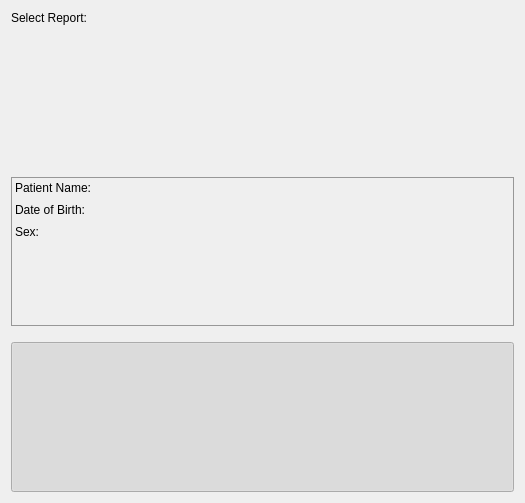
<?xml version="1.0" encoding="UTF-8"?>
<ui version="4.0">
 <class>qSlicerLongPETCTReportSelectionWidget</class>
 <widget class="QWidget" name="qSlicerLongPETCTReportSelectionWidget">
  <property name="geometry">
   <rect>
    <x>0</x>
    <y>0</y>
    <width>525</width>
    <height>503</height>
   </rect>
  </property>
  <property name="windowTitle">
   <string>Form</string>
  </property>
  <layout class="QVBoxLayout" name="verticalLayout">
   <property name="spacing">
    <number>16</number>
   </property>
   <item>
    <layout class="QFormLayout" name="formLayout">
     <property name="horizontalSpacing">
      <number>12</number>
     </property>
     <item row="0" column="0">
      <widget class="QLabel" name="LabelSelectReport">
       <property name="text">
        <string>Select Report:</string>
       </property>
      </widget>
     </item>
     <item row="0" column="1">
      <widget class="qMRMLNodeComboBox" name="MRMLNodeComboBoxReport" native="true"/>
     </item>
    </layout>
   </item>
   <item>
    <widget class="QWidget" name="WidgetInformations" native="true">
     <property name="styleSheet">
      <string notr="true">border: 1px solid #979797;</string>
     </property>
     <layout class="QFormLayout" name="formLayout_2">
      <property name="fieldGrowthPolicy">
       <enum>QFormLayout::FieldsStayAtSizeHint</enum>
      </property>
      <property name="horizontalSpacing">
       <number>12</number>
      </property>
      <property name="verticalSpacing">
       <number>8</number>
      </property>
      <property name="margin">
       <number>4</number>
      </property>
      <item row="0" column="0">
       <widget class="QLabel" name="LabelName">
        <property name="styleSheet">
         <string notr="true">border: none</string>
        </property>
        <property name="text">
         <string>Patient Name:</string>
        </property>
        <property name="alignment">
         <set>Qt::AlignRight|Qt::AlignTrailing|Qt::AlignVCenter</set>
        </property>
       </widget>
      </item>
      <item row="0" column="1">
       <widget class="QLabel" name="LabelNameInfo">
        <property name="styleSheet">
         <string notr="true">border: none</string>
        </property>
        <property name="text">
         <string/>
        </property>
       </widget>
      </item>
      <item row="1" column="0">
       <widget class="QLabel" name="LabelDoB">
        <property name="styleSheet">
         <string notr="true">border: none</string>
        </property>
        <property name="text">
         <string>Date of Birth:</string>
        </property>
        <property name="alignment">
         <set>Qt::AlignRight|Qt::AlignTrailing|Qt::AlignVCenter</set>
        </property>
       </widget>
      </item>
      <item row="1" column="1">
       <widget class="QLabel" name="LabelDoBInfo">
        <property name="styleSheet">
         <string notr="true">border: none</string>
        </property>
        <property name="text">
         <string/>
        </property>
       </widget>
      </item>
      <item row="2" column="0">
       <widget class="QLabel" name="LabelSex">
        <property name="styleSheet">
         <string notr="true">border: none</string>
        </property>
        <property name="text">
         <string>Sex:</string>
        </property>
        <property name="alignment">
         <set>Qt::AlignRight|Qt::AlignTrailing|Qt::AlignVCenter</set>
        </property>
       </widget>
      </item>
      <item row="2" column="1">
       <widget class="QLabel" name="LabelSexInfo">
        <property name="styleSheet">
         <string notr="true">border: none</string>
        </property>
        <property name="text">
         <string/>
        </property>
       </widget>
      </item>
     </layout>
    </widget>
   </item>
   <item>
    <widget class="ctkExpandButton" name="ExpandButton">
     <property name="sizePolicy">
      <sizepolicy hsizetype="Expanding" vsizetype="Preferred">
       <horstretch>0</horstretch>
       <verstretch>0</verstretch>
      </sizepolicy>
     </property>
     <property name="minimumSize">
      <size>
       <width>0</width>
       <height>16</height>
      </size>
     </property>
     <property name="checkable">
      <bool>true</bool>
     </property>
     <property name="checked">
      <bool>true</bool>
     </property>
     <property name="mirrorOnExpand" stdset="0">
      <bool>true</bool>
     </property>
    </widget>
   </item>
  </layout>
 </widget>
 <customwidgets>
  <customwidget>
   <class>qMRMLNodeComboBox</class>
   <extends>QWidget</extends>
   <header>qmrmlnodecombobox.h</header>
   <container>1</container>
  </customwidget>
  <customwidget>
   <class>ctkExpandButton</class>
   <extends>QToolButton</extends>
   <header>ctkExpandButton.h</header>
  </customwidget>
 </customwidgets>
 <resources/>
 <connections>
  <connection>
   <sender>ExpandButton</sender>
   <signal>toggled(bool)</signal>
   <receiver>WidgetInformations</receiver>
   <slot>setVisible(bool)</slot>
   <hints>
    <hint type="sourcelabel">
     <x>262</x>
     <y>414</y>
    </hint>
    <hint type="destinationlabel">
     <x>262</x>
     <y>251</y>
    </hint>
   </hints>
  </connection>
 </connections>
</ui>
